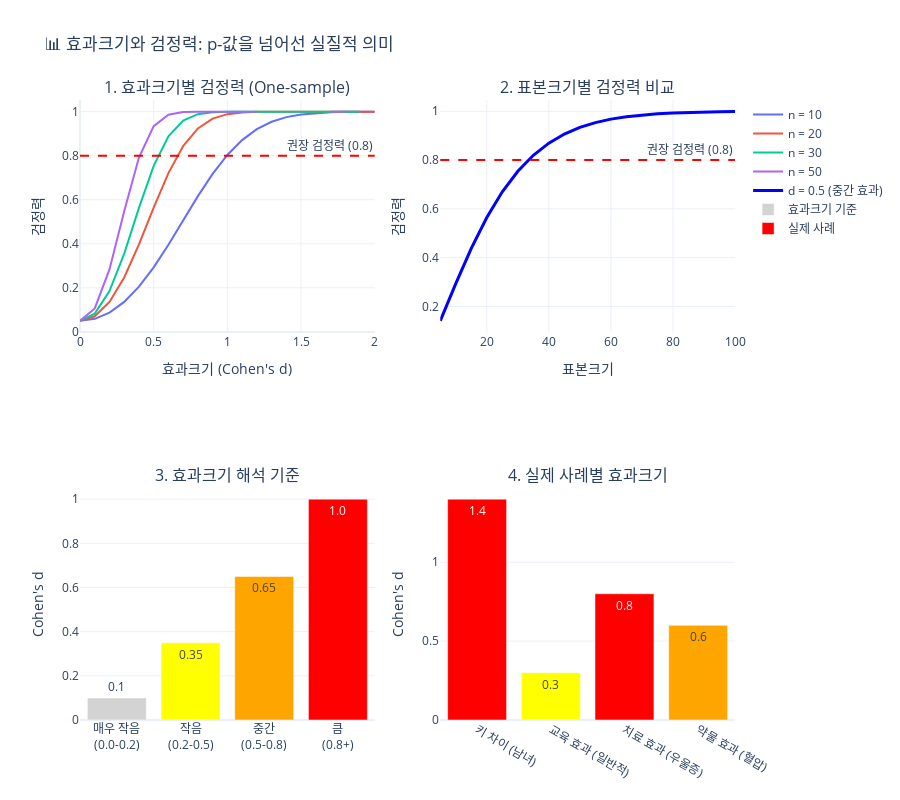

Notebook cell for this chart:
### Markdown cell above
## 📊 4. 효과크기와 검정력: 통계적 유의성을 넘어서

### 🤔 p-값만으로 충분할까?

통계적 유의성(p < 0.05)은 **차이가 존재한다**는 것을 알려주지만, **얼마나 중요한 차이인지**는 말해주지 않습니다.

### 📏 효과크기 (Effect Size): Cohen's d

**Cohen's d**는 두 평균 간의 차이를 **표준편차 단위**로 표현한 것입니다.

#### One-sample t-test:
$$d = \frac{\bar{X} - \mu_0}{s}$$

#### Independent t-test:
$$d = \frac{\bar{X_1} - \bar{X_2}}{s_{pooled}}$$

#### Paired t-test:
$$d = \frac{\bar{D}}{s_D}$$

### 🎯 Cohen's d 해석 기준

| Cohen's d | 효과크기 | 해석 | 예시 |
|-----------|----------|------|------|
| 0.0 - 0.2 | 매우 작음 | 실용적 의미 거의 없음 | 키 차이 1-2cm |
| 0.2 - 0.5 | 작음 | 작지만 의미있는 차이 | 시험점수 5-10점 차이 |
| 0.5 - 0.8 | 중간 | 육안으로 관찰 가능한 차이 | 체중 5-7kg 차이 |
| 0.8+ | 큼 | 명확하고 중요한 차이 | 치료 전후 극적 개선 |

### ⚡ 검정력 (Statistical Power)

**검정력**은 실제로 차이가 있을 때 이를 **올바르게 탐지할 확률**입니다.

**Power = 1 - β** (β는 Type II 오류율)

#### 검정력에 영향을 미치는 요소:
1. **효과크기** (클수록 검정력 ↑)
2. **표본크기** (클수록 검정력 ↑)
3. **유의수준 α** (클수록 검정력 ↑)
4. **분산** (작을수록 검정력 ↑)

### Code cell
# 📊 효과크기와 검정력 분석
def effect_size_and_power_analysis():
    """효과크기와 검정력 관계 분석"""
    
    # 다양한 효과크기에 따른 검정력 계산
    effect_sizes = np.arange(0, 2.1, 0.1)
    sample_sizes = [10, 20, 30, 50]
    alpha = 0.05
    
    fig = make_subplots(
        rows=2, cols=2,
        subplot_titles=[
            '1. 효과크기별 검정력 (One-sample)',
            '2. 표본크기별 검정력 비교',
            '3. 효과크기 해석 기준',
            '4. 실제 사례별 효과크기'
        ]
    )
    
    # 1. 효과크기별 검정력 곡선
    for n in sample_sizes:
        powers = []
        for d in effect_sizes:
            # One-sample t-test의 검정력 계산
            ncp = d * np.sqrt(n)  # Non-centrality parameter
            critical_t = stats.t.ppf(1 - alpha/2, n-1)
            
            # 검정력 = P(|T| > critical_t | H1 is true)
            power = 1 - (stats.nct.cdf(critical_t, n-1, ncp) - 
                        stats.nct.cdf(-critical_t, n-1, ncp))
            powers.append(power)
        
        fig.add_trace(
            go.Scatter(
                x=effect_sizes,
                y=powers,
                mode='lines',
                name=f'n = {n}',
                line=dict(width=2)
            ),
            row=1, col=1
        )
    
    # 검정력 0.8 기준선
    fig.add_hline(
        y=0.8,
        line_dash="dash",
        line_color="red",
        annotation_text="권장 검정력 (0.8)",
        row=1, col=1
    )
    
    # 2. 특정 효과크기(d=0.5)에서 표본크기별 검정력
    sample_range = np.arange(5, 101, 5)
    d_medium = 0.5
    
    powers_medium = []
    for n in sample_range:
        ncp = d_medium * np.sqrt(n)
        critical_t = stats.t.ppf(1 - alpha/2, n-1)
        power = 1 - (stats.nct.cdf(critical_t, n-1, ncp) - 
                    stats.nct.cdf(-critical_t, n-1, ncp))
        powers_medium.append(power)
    
    fig.add_trace(
        go.Scatter(
            x=sample_range,
            y=powers_medium,
            mode='lines',
            name='d = 0.5 (중간 효과)',
            line=dict(width=3, color='blue')
        ),
        row=1, col=2
    )
    
    fig.add_hline(
        y=0.8,
        line_dash="dash",
        line_color="red",
        annotation_text="권장 검정력 (0.8)",
        row=1, col=2
    )
    
    # 3. 효과크기 해석 기준
    effect_categories = ['매우 작음<br>(0.0-0.2)', '작음<br>(0.2-0.5)', 
                        '중간<br>(0.5-0.8)', '큼<br>(0.8+)']
    effect_ranges = [0.1, 0.35, 0.65, 1.0]
    colors = ['lightgray', 'yellow', 'orange', 'red']
    
    fig.add_trace(
        go.Bar(
            x=effect_categories,
            y=effect_ranges,
            marker_color=colors,
            name='효과크기 기준',
            text=effect_ranges,
            textposition='auto'
        ),
        row=2, col=1
    )
    
    # 4. 실제 사례별 효과크기 예시
    cases = ['키 차이\n(남녀)', '교육 효과\n(일반적)', '치료 효과\n(우울증)', '약물 효과\n(혈압)']
    case_effects = [1.4, 0.3, 0.8, 0.6]
    case_colors = ['red' if d >= 0.8 else 'orange' if d >= 0.5 else 'yellow' if d >= 0.2 else 'lightgray' 
                  for d in case_effects]
    
    fig.add_trace(
        go.Bar(
            x=cases,
            y=case_effects,
            marker_color=case_colors,
            name='실제 사례',
            text=[f'{d:.1f}' for d in case_effects],
            textposition='auto'
        ),
        row=2, col=2
    )
    
    # 레이아웃 업데이트
    fig.update_layout(
        title='📊 효과크기와 검정력: p-값을 넘어선 실질적 의미',
        height=800
    )
    
    # 축 레이블
    fig.update_xaxes(title_text='효과크기 (Cohen\'s d)', row=1, col=1)
    fig.update_yaxes(title_text='검정력', row=1, col=1)
    fig.update_xaxes(title_text='표본크기', row=1, col=2)
    fig.update_yaxes(title_text='검정력', row=1, col=2)
    fig.update_yaxes(title_text='Cohen\'s d', row=2, col=1)
    fig.update_yaxes(title_text='Cohen\'s d', row=2, col=2)
    
    return fig

# 효과크기와 검정력 분석 실행
fig_power = effect_size_and_power_analysis()
fig_power.show()

print("""\n📊 효과크기와 검정력 핵심 통찰:\n
🎯 효과크기 (Cohen's d):\n
   • 통계적 유의성과는 별개의 실용적 중요도\n
   • 0.2 (작음), 0.5 (중간), 0.8 (큼) 기준\n
   • 분야별로 기준이 다를 수 있음\n
\n
⚡ 검정력 (Statistical Power):\n
   • 실제 차이를 올바르게 탐지할 확률\n
   • 일반적으로 0.8 이상 권장\n
   • 표본크기 설계의 핵심 요소\n
\n
💡 실용적 가이드라인:\n
   • p < 0.05: \"차이가 존재한다\"\n
   • Cohen's d ≥ 0.5: \"실용적으로 의미있다\"\n
   • Power ≥ 0.8: \"신뢰할 만한 설계다\"\n
""")

### Figure 1 — Plotly figure (JSON) as saved in the notebook; plotly's stock layout.template omitted (floating-point values rounded to 4 significant figures)
{"data": [{"line": {"width": 2}, "mode": "lines", "name": "n = 10", "type": "scatter", "x": [0.0, 0.1, 0.2, 0.3, 0.4, 0.5, 0.6, 0.7, 0.8, 0.9, 1.0, 1.1, 1.2, 1.3, 1.4, 1.5, 1.6, 1.7, 1.8, 1.9, 2.0], "xaxis": "x", "y": [0.05, 0.05929, 0.08766, 0.1361, 0.2051, 0.2932, 0.3959, 0.5064, 0.6162, 0.7172, 0.8031, 0.8708, 0.9203, 0.9539, 0.975, 0.9873, 0.9939, 0.9973, 0.9989, 0.9996, 0.9998], "yaxis": "y"}, {"line": {"width": 2}, "mode": "lines", "name": "n = 20", "type": "scatter", "x": [0.0, 0.1, 0.2, 0.3, 0.4, 0.5, 0.6, 0.7, 0.8, 0.9, 1.0, 1.1, 1.2, 1.3, 1.4, 1.5, 1.6, 1.7, 1.8, 1.9, 2.0], "xaxis": "x", "y": [0.05, 0.07094, 0.136, 0.2471, 0.397, 0.5645, 0.721, 0.8435, 0.9239, 0.9682, 0.9886, 0.9965, 0.9991, 0.9998, 1.0, 1.0, 1.0, 1.0, 1.0, 1.0, 1.0], "yaxis": "y"}, {"line": {"width": 2}, "mode": "lines", "name": "n = 30", "type": "scatter", "x": [0.0, 0.1, 0.2, 0.3, 0.4, 0.5, 0.6, 0.7, 0.8, 0.9, 1.0, 1.1, 1.2, 1.3, 1.4, 1.5, 1.6, 1.7, 1.8, 1.9, 2.0], "xaxis": "x", "y": [0.05, 0.08273, 0.1852, 0.3555, 0.5628, 0.754, 0.888, 0.9594, 0.9885, 0.9975, 0.9996, 0.9999, 1.0, 1.0, 1.0, 1.0, 1.0, 1.0, 1.0, 1.0, null], "yaxis": "y"}, {"line": {"width": 2}, "mode": "lines", "name": "n = 50", "type": "scatter", "x": [0.0, 0.1, 0.2, 0.3, 0.4, 0.5, 0.6, 0.7, 0.8, 0.9, 1.0, 1.1, 1.2, 1.3, 1.4, 1.5, 1.6, 1.7, 1.8, 1.9, 2.0], "xaxis": "x", "y": [0.05, 0.1066, 0.2836, 0.5477, 0.7918, 0.9339, 0.986, 0.9981, 0.9998, 1.0, 1.0, 1.0, 1.0, null, null, null, null, 1, 1, null, 1], "yaxis": "y"}, {"line": {"color": "blue", "width": 3}, "mode": "lines", "name": "d = 0.5 (중간 효과)", "type": "scatter", "x": [5, 10, 15, 20, 25, 30, 35, 40, 45, 50, 55, 60, 65, 70, 75, 80, 85, 90, 95, 100], "xaxis": "x2", "y": [0.1405, 0.2932, 0.4379, 0.5645, 0.6697, 0.754, 0.8195, 0.8694, 0.9066, 0.9339, 0.9537, 0.9678, 0.9778, 0.9848, 0.9896, 0.993, 0.9953, 0.9968, 0.9979, 0.9986], "yaxis": "y2"}, {"marker": {"color": ["lightgray", "yellow", "orange", "red"]}, "name": "효과크기 기준", "text": ["0.1", "0.35", "0.65", "1.0"], "textposition": "auto", "type": "bar", "x": ["매우 작음<br>(0.0-0.2)", "작음<br>(0.2-0.5)", "중간<br>(0.5-0.8)", "큼<br>(0.8+)"], "xaxis": "x3", "y": [0.1, 0.35, 0.65, 1], "yaxis": "y3"}, {"marker": {"color": ["red", "yellow", "red", "orange"]}, "name": "실제 사례", "text": ["1.4", "0.3", "0.8", "0.6"], "textposition": "auto", "type": "bar", "x": ["키 차이\n(남녀)", "교육 효과\n(일반적)", "치료 효과\n(우울증)", "약물 효과\n(혈압)"], "xaxis": "x4", "y": [1.4, 0.3, 0.8, 0.6], "yaxis": "y4"}], "layout": {"annotations": [{"font": {"size": 16}, "showarrow": false, "text": "1. 효과크기별 검정력 (One-sample)", "x": 0.225, "xanchor": "center", "xref": "paper", "y": 1, "yanchor": "bottom", "yref": "paper"}, {"font": {"size": 16}, "showarrow": false, "text": "2. 표본크기별 검정력 비교", "x": 0.775, "xanchor": "center", "xref": "paper", "y": 1, "yanchor": "bottom", "yref": "paper"}, {"font": {"size": 16}, "showarrow": false, "text": "3. 효과크기 해석 기준", "x": 0.225, "xanchor": "center", "xref": "paper", "y": 0.375, "yanchor": "bottom", "yref": "paper"}, {"font": {"size": 16}, "showarrow": false, "text": "4. 실제 사례별 효과크기", "x": 0.775, "xanchor": "center", "xref": "paper", "y": 0.375, "yanchor": "bottom", "yref": "paper"}, {"showarrow": false, "text": "권장 검정력 (0.8)", "x": 1, "xanchor": "right", "xref": "x domain", "y": 0.8, "yanchor": "bottom", "yref": "y"}, {"showarrow": false, "text": "권장 검정력 (0.8)", "x": 1, "xanchor": "right", "xref": "x2 domain", "y": 0.8, "yanchor": "bottom", "yref": "y2"}], "height": 800, "shapes": [{"line": {"color": "red", "dash": "dash"}, "type": "line", "x0": 0, "x1": 1, "xref": "x domain", "y0": 0.8, "y1": 0.8, "yref": "y"}, {"line": {"color": "red", "dash": "dash"}, "type": "line", "x0": 0, "x1": 1, "xref": "x2 domain", "y0": 0.8, "y1": 0.8, "yref": "y2"}], "title": {"text": "📊 효과크기와 검정력: p-값을 넘어선 실질적 의미"}, "xaxis": {"anchor": "y", "domain": [0, 0.45], "title": {"text": "효과크기 (Cohen's d)"}}, "xaxis2": {"anchor": "y2", "domain": [0.55, 1], "title": {"text": "표본크기"}}, "xaxis3": {"anchor": "y3", "domain": [0, 0.45]}, "xaxis4": {"anchor": "y4", "domain": [0.55, 1]}, "yaxis": {"anchor": "x", "domain": [0.625, 1], "title": {"text": "검정력"}}, "yaxis2": {"anchor": "x2", "domain": [0.625, 1], "title": {"text": "검정력"}}, "yaxis3": {"anchor": "x3", "domain": [0, 0.375], "title": {"text": "Cohen's d"}}, "yaxis4": {"anchor": "x4", "domain": [0, 0.375], "title": {"text": "Cohen's d"}}}}
